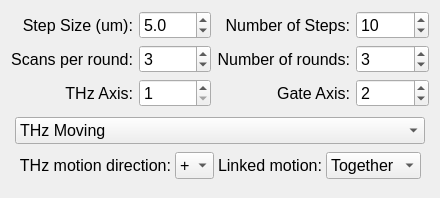
         <widget class="QWidget" name="tab_3">
          <attribute name="title">
           <string>parameters</string>
          </attribute>
          <layout class="QVBoxLayout" name="verticalLayout_11">
           <item>
            <layout class="QGridLayout" name="gridLayout_8">
             <item row="0" column="2">
              <widget class="QLabel" name="label_20">
               <property name="font">
                <font>
                 <pointsize>12</pointsize>
                </font>
               </property>
               <property name="text">
                <string>Number of Steps:</string>
               </property>
               <property name="alignment">
                <set>Qt::AlignRight|Qt::AlignTrailing|Qt::AlignVCenter</set>
               </property>
              </widget>
             </item>
             <item row="0" column="3">
              <widget class="QSpinBox" name="SB_numSteps">
               <property name="font">
                <font>
                 <pointsize>12</pointsize>
                </font>
               </property>
               <property name="maximum">
                <number>99999</number>
               </property>
               <property name="value">
                <number>10</number>
               </property>
              </widget>
             </item>
             <item row="0" column="1">
              <widget class="QDoubleSpinBox" name="SB_stepSize">
               <property name="font">
                <font>
                 <pointsize>12</pointsize>
                </font>
               </property>
               <property name="decimals">
                <number>1</number>
               </property>
               <property name="maximum">
                <double>999.000000000000000</double>
               </property>
               <property name="value">
                <double>5.000000000000000</double>
               </property>
              </widget>
             </item>
             <item row="1" column="0">
              <widget class="QLabel" name="label_21">
               <property name="font">
                <font>
                 <pointsize>12</pointsize>
                </font>
               </property>
               <property name="text">
                <string>Scans per round:</string>
               </property>
               <property name="alignment">
                <set>Qt::AlignRight|Qt::AlignTrailing|Qt::AlignVCenter</set>
               </property>
              </widget>
             </item>
             <item row="0" column="0">
              <widget class="QLabel" name="label_12">
               <property name="font">
                <font>
                 <pointsize>12</pointsize>
                </font>
               </property>
               <property name="text">
                <string>Step Size (um):</string>
               </property>
               <property name="alignment">
                <set>Qt::AlignRight|Qt::AlignTrailing|Qt::AlignVCenter</set>
               </property>
              </widget>
             </item>
             <item row="1" column="2">
              <widget class="QLabel" name="label_22">
               <property name="font">
                <font>
                 <pointsize>12</pointsize>
                </font>
               </property>
               <property name="text">
                <string>Number of rounds:</string>
               </property>
               <property name="alignment">
                <set>Qt::AlignRight|Qt::AlignTrailing|Qt::AlignVCenter</set>
               </property>
              </widget>
             </item>
             <item row="1" column="1">
              <widget class="QSpinBox" name="SB_scanPerRound">
               <property name="font">
                <font>
                 <pointsize>12</pointsize>
                </font>
               </property>
               <property name="maximum">
                <number>9999</number>
               </property>
               <property name="value">
                <number>3</number>
               </property>
              </widget>
             </item>
             <item row="1" column="3">
              <widget class="QSpinBox" name="SB_numRounds">
               <property name="font">
                <font>
                 <pointsize>12</pointsize>
                </font>
               </property>
               <property name="maximum">
                <number>9999</number>
               </property>
               <property name="value">
                <number>3</number>
               </property>
              </widget>
             </item>
             <item row="2" column="0">
              <widget class="QLabel" name="label_11">
               <property name="font">
                <font>
                 <pointsize>12</pointsize>
                </font>
               </property>
               <property name="text">
                <string>THz Axis:</string>
               </property>
               <property name="alignment">
                <set>Qt::AlignRight|Qt::AlignTrailing|Qt::AlignVCenter</set>
               </property>
              </widget>
             </item>
             <item row="2" column="1">
              <widget class="QSpinBox" name="SB_THzIndex">
               <property name="font">
                <font>
                 <pointsize>12</pointsize>
                </font>
               </property>
               <property name="minimum">
                <number>1</number>
               </property>
               <property name="maximum">
                <number>3</number>
               </property>
              </widget>
             </item>
             <item row="2" column="2">
              <widget class="QLabel" name="label_19">
               <property name="font">
                <font>
                 <pointsize>12</pointsize>
                </font>
               </property>
               <property name="text">
                <string>Gate Axis:</string>
               </property>
               <property name="alignment">
                <set>Qt::AlignRight|Qt::AlignTrailing|Qt::AlignVCenter</set>
               </property>
              </widget>
             </item>
             <item row="2" column="3">
              <widget class="QSpinBox" name="SB_gateIndex">
               <property name="font">
                <font>
                 <pointsize>12</pointsize>
                </font>
               </property>
               <property name="value">
                <number>2</number>
               </property>
              </widget>
             </item>
            </layout>
           </item>
           <item>
            <layout class="QVBoxLayout" name="verticalLayout_16">
             <property name="spacing">
              <number>4</number>
             </property>
             <property name="leftMargin">
              <number>4</number>
             </property>
             <property name="topMargin">
              <number>4</number>
             </property>
             <property name="rightMargin">
              <number>4</number>
             </property>
             <property name="bottomMargin">
              <number>4</number>
             </property>
             <item>
              <widget class="QComboBox" name="comboBox">
               <property name="font">
                <font>
                 <pointsize>12</pointsize>
                </font>
               </property>
               <item>
                <property name="text">
                 <string>THz Moving</string>
                </property>
               </item>
               <item>
                <property name="text">
                 <string>THz-Gate linked</string>
                </property>
               </item>
               <item>
                <property name="text">
                 <string/>
                </property>
               </item>
              </widget>
             </item>
             <item>
              <layout class="QGridLayout" name="gridLayout_7">
               <property name="leftMargin">
                <number>4</number>
               </property>
               <property name="topMargin">
                <number>4</number>
               </property>
               <property name="rightMargin">
                <number>4</number>
               </property>
               <property name="bottomMargin">
                <number>4</number>
               </property>
               <property name="spacing">
                <number>4</number>
               </property>
               <item row="0" column="2">
                <widget class="QLabel" name="label_27">
                 <property name="font">
                  <font>
                   <pointsize>12</pointsize>
                  </font>
                 </property>
                 <property name="text">
                  <string>Linked motion:</string>
                 </property>
                 <property name="alignment">
                  <set>Qt::AlignRight|Qt::AlignTrailing|Qt::AlignVCenter</set>
                 </property>
                </widget>
               </item>
               <item row="0" column="0">
                <widget class="QLabel" name="label_25">
                 <property name="font">
                  <font>
                   <pointsize>12</pointsize>
                  </font>
                 </property>
                 <property name="text">
                  <string>THz motion direction:</string>
                 </property>
                 <property name="alignment">
                  <set>Qt::AlignRight|Qt::AlignTrailing|Qt::AlignVCenter</set>
                 </property>
                </widget>
               </item>
               <item row="0" column="1">
                <widget class="QComboBox" name="comboBox_2">
                 <property name="font">
                  <font>
                   <pointsize>12</pointsize>
                  </font>
                 </property>
                 <item>
                  <property name="text">
                   <string>+</string>
                  </property>
                 </item>
                 <item>
                  <property name="text">
                   <string>-</string>
                  </property>
                 </item>
                </widget>
               </item>
               <item row="0" column="3">
                <widget class="QComboBox" name="comboBox_3">
                 <property name="font">
                  <font>
                   <pointsize>12</pointsize>
                  </font>
                 </property>
                 <item>
                  <property name="text">
                   <string>Together</string>
                  </property>
                 </item>
                 <item>
                  <property name="text">
                   <string>Inverted</string>
                  </property>
                 </item>
                </widget>
               </item>
              </layout>
             </item>
            </layout>
           </item>
          </layout>
         </widget>
